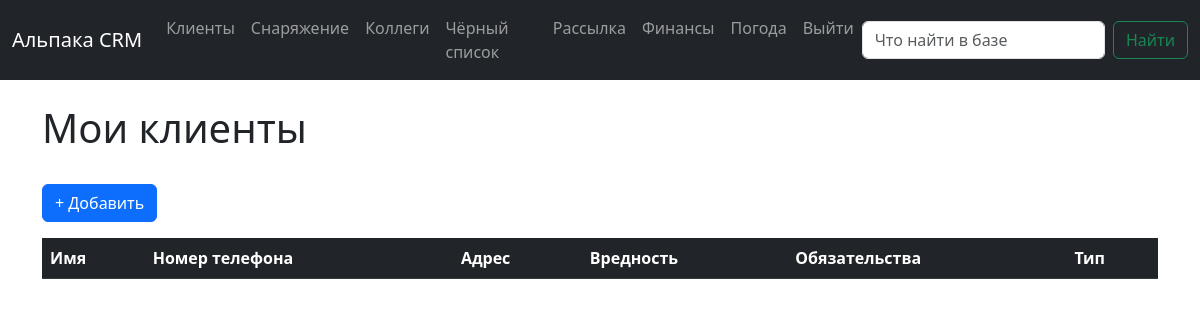
Page /clients/ (signed in) on the earlier database version.
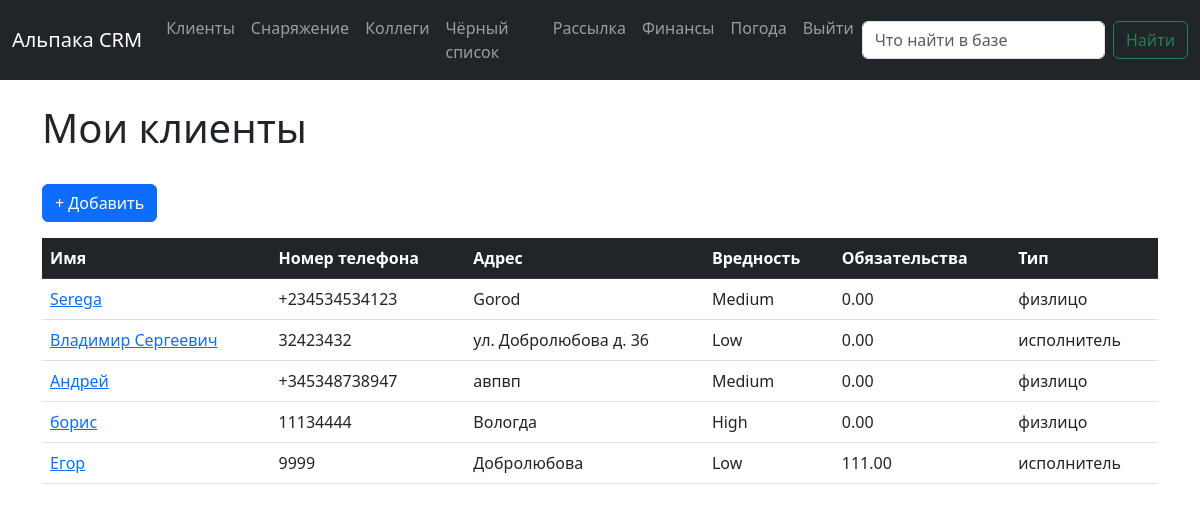
Same page on the later database version.
### clients/models.py (models this page shows, shortened)
class Customer(models.Model):
    PRIORITY_CHOICES = (
        (1, 'Low'),
        (2, 'Medium'),
        (3, 'High'),
    )
    TYPE_CHOICES = (
        ('A', 'физлицо'),
        ('B', 'фирма'),
        ('C', 'исполнитель'),
    )
    name = models.CharField(max_length=255)
    tel_number = models.CharField(max_length=20)
    address = models.CharField(max_length=255)
    priority = models.IntegerField(choices=PRIORITY_CHOICES)
    money_debt = models.DecimalField(max_digits=10, decimal_places=2)
    type = models.CharField(max_length=1, choices=TYPE_CHOICES)

### clients/views.py (the view)
# urls.py: path('clients/', views.CustomerListView.as_view(), name='list_clients'),
class CustomerListView(LoginRequiredMixin, ListView):
    model = Customer
    template_name = 'client_list.html'
    context_object_name = 'customers'
    login_url = reverse_lazy('home')

### clients/templates/client_list.html (shortened to what this page needs)
{% extends "base.html" %}
{% block content %}
<h1>Мои клиенты</h1>
<br>
<form action="{% url 'add_client' %}">
  <button type="submit" class="btn btn-primary mb-3" value="Go to Google">+ Добавить</button>
</form>
<table class="table" id="myTable2">
    <thead class="table-dark">
      <tr>
        <th onclick="sortTable(0)">Имя</th>
        <th onclick="sortTable(1)">Номер телефона</th>
        <th onclick="sortTable(2)">Адрес</th>
        <th onclick="sortTable(3)">Вредность</th>
        <th onclick="sortTable(4)">Обязательства</th>
        <th onclick="sortTable(5)">Тип</th>
      </tr>
    </thead>
    <tbody>
      {% for customer in customers %}
        <tr>
          <td><a href='{% url "detail_client" pk=customer.pk%}'>{{ customer.name }}</a></td>
          <td>{{ customer.tel_number }}</td>
          <td>{{ customer.address }}</td>
          <td>{{ customer.get_priority_display }}</td>
          <td>{{ customer.money_debt }}</td>
          <td>{{ customer.get_type_display }}</td>
        </tr>
      {% endfor %}
    </tbody>
  </table>
{% endblock %}

### users/templates/base.html (shortened to what this page needs)
<!doctype html>
<html lang="en">
  <head>
    <link href="https://cdn.jsdelivr.net/npm/bootstrap@5.3.0-alpha2/dist/css/bootstrap.min.css" rel="stylesheet">
  </head>
  <body>
    {% include 'navbar.html' %}
    <div class="container">
    {% block content %}
    {% endblock %}
    </div>
  </body>
</html>

### users/templates/navbar.html (shortened to what this page needs)
<nav class="navbar navbar-expand-lg navbar-dark bg-dark">
    <div class="container-fluid">
      <a class="navbar-brand" href="{% url 'home' %}">Альпака CRM</a>
      <div class="collapse navbar-collapse" id="navbarSupportedContent">
        <ul class="navbar-nav me-auto mb-2 mb-lg-0">
          {% if user.is_authenticated %}
          <li class="nav-item">
            <a class="nav-link" href="{% url 'list_clients' %}">Клиенты</a>
          </li>
          <li class="nav-item">
            <a class="nav-link" href="#">Снаряжение</a>
          </li>
          <li class="nav-item">
            <a class="nav-link" href="#">Коллеги</a>
          </li>
          <li class="nav-item">
            <a class="nav-link" href="#">Чёрный список</a>
          </li>
          <li class="nav-item">
            <a class="nav-link" href="#">Рассылка</a>
          </li>
          <li class="nav-item">
            <a class="nav-link" href="#">Финансы</a>
          </li>
          <li class="nav-item">
            <a class="nav-link" href="#">Погода</a>
          </li>
          <li class="nav-item">
            <a class="nav-link" href="{% url 'logout' %}">Выйти</a>
          </li>
          {% else %}
          <li class="nav-item">
            <a class="nav-link" href="{% url 'home' %}">Войти</a>
          </li>
          {% endif %}
        </ul>
        <form class="d-flex" role="search">
          <input class="form-control me-2" type="search" placeholder="Что найти в базе" aria-label="Search">
          <button class="btn btn-outline-success" type="submit">Найти</button>
        </form>
      </div>
    </div>
  </nav>

Differences in the rows shown:
added Customer: name "Serega", tel_number "+234534534123", address "Gorod", priority "Medium", money_debt "0.00", type "физлицо"
added Customer: name "Владимир Сергеевич", tel_number "32423432", address "ул. Добролюбова д. 36", priority "Low", money_debt "0.00", type "исполнитель"
added Customer: name "Андрей", tel_number "+345348738947", address "авпвп", priority "Medium", money_debt "0.00", type "физлицо"
added Customer: name "борис", tel_number "11134444", address "Вологда", priority "High", money_debt "0.00", type "физлицо"
added Customer: name "Егор", tel_number "9999", address "Добролюбова", priority "Low", money_debt "111.00", type "исполнитель"
